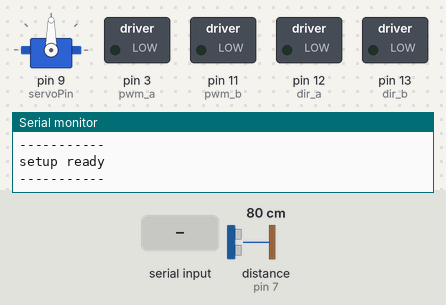
The sketch below on a simulated Arduino Uno, built with avr-gcc and run on an emulated ATmega328P. Shown: servo, switched loads named in the sketch (green lamp = pin HIGH), the last lines printed to the serial monitor. Wiring (inferred from the names in the program): ultrasonic range finder: trigger pin 7; echo pin 7. Inputs (shaded band) come from the test bench; at power-on: distance to the obstacle (sensor on pin 7) 80 cm. The echo pulse lasts 58.3 µs per cm.

Above: at 15.4 s.
15.5 s: "left\n" received over Serial
At 16.3 s:
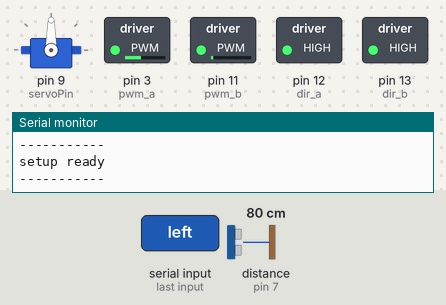
At 30.4 s:
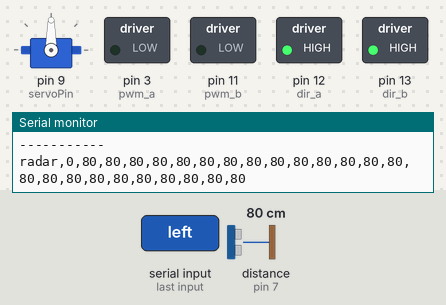
30.5 s: "right\n" received over Serial
At 31.9 s:
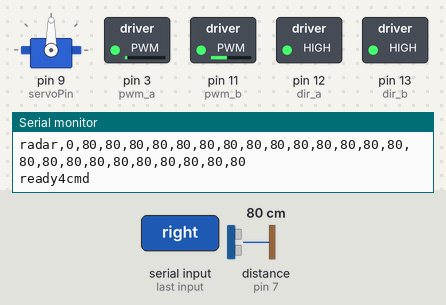
Timing chart, 0 to 34.5 s (numbered marks = the images above; inputs shaded):
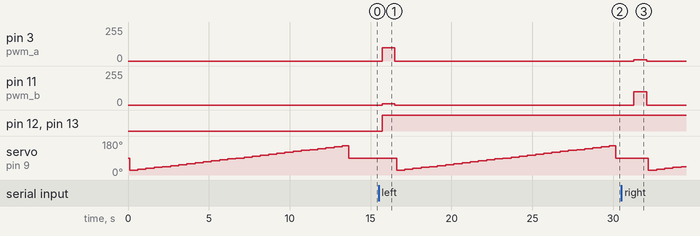

Measured:
- after the input at 15.5 s, pin 3 (pwm_a): 0/255 → 100/255 after 0.21 s, → 0/255 0.80 s later; pin 11 (pwm_b): 0/255 → 10/255 after 0.21 s, → 0/255 0.80 s later
- after the input at 30.5 s, pin 3 (pwm_a): 0/255 → 10/255 after 0.78 s, → 0/255 0.80 s later; pin 11 (pwm_b): 0/255 → 100/255 after 0.78 s, → 0/255 0.80 s later; servo on pin 9 (servoPin): 90° → 25° after 1.7 s, → 30° 0.51 s later, → 35° 0.51 s later, → 40° 0.51 s later, … (5 changes in this stretch)

The sketch:

roverXbee.ino
```cpp
#include <Servo.h>
Servo myservo;

const int servoPin = 9;
const int pwm_a = 3;   //PWM control for motor outputs 1 and 2 is on digital pin 3
const int pwm_b = 11;  //PWM control for motor outputs 3 and 4 is on digital pin 11
const int pingPin = 7;  // pinger
const int dir_a = 12;  //direction control for motor outputs 1 and 2 is on digital pin 12
const int dir_b = 13;  //direction control for motor outputs 3 and 4 is on digital pin 13
const int minRange = 30;


struct robotState {

   unsigned int turnPowerA;
   unsigned int  turnPowerB;
   unsigned int  turnDelay;
   unsigned int turnPowerASaved;
   unsigned int  turnPowerBSaved;
   unsigned int  turnDelaySaved;
   boolean overRide ;
   unsigned int rangeFront;
   int RangeArray[30];
   String lastCommand;
};
typedef struct robotState RoverData;
RoverData robot;

void setup() {

  Serial.begin(9600);;
  Serial.println("----------------- ");
  Serial.println("| starting setup  |");
  Serial.println("------------------");

  robot.overRide = false;
  myservo.attach(servoPin);
  pinMode(pwm_a, OUTPUT);  //Set control pins to be outputs
  pinMode(pwm_b, OUTPUT);

  pinMode(dir_a, OUTPUT);
  pinMode(dir_b, OUTPUT);

  setDefaults ();
  //Serial.println("sweep");
  radarSweep();
  //Serial.println("done sweep");
  //Serial.println("data");

  sendBackData ();
  //Serial.println("data done");
  Serial.println("-----------");
  Serial.println("setup ready ");
  Serial.println("-----------");

}


void loop () {
     Serial.flush();
     if (checkForCommands()) {
          //Serial.println ("Data,Good Command," + String(robot.lastCommand));
     }
     myservo.detach();
    delay(300);
}

void directionSet (char direct) {

  //radarSweep();

  if (robot.overRide) {
    //Serial.println("we have an override");
    if (robot.rangeFront <= minRange ) {

      //Serial.println("we have an override ABORT");
      Serial.println ("ALERT,Sonar, "+ String(robot.rangeFront));
      robot.overRide = false;
      return;
    }
    // Serial.println("command building now and data ");

    analogWrite(pwm_a, (robot.turnPowerA));
    analogWrite(pwm_b, (robot.turnPowerB));
    delay(robot.turnDelay); // this controls how long the command is excuted before we return control
    analogWrite(pwm_a, 0);
    analogWrite(pwm_b, 0);
    radarSweep();
    robot.overRide = false;
    //Serial.print("turn A ");
    //Serial.println(robot.turnPowerA);
    //Serial.print("turn b ");
    //Serial.println(robot.turnPowerB);
    //Serial.print(" delay ");
    //Serial.println(robot.turnDelay);
    //Serial.println("we have completed an  override");
    return;
  }


  if (robot.rangeFront <= minRange && direct == 'F') {
    Serial.println ("ALERT,Sonar, "+ String(robot.rangeFront));
    return;
  }

  //Serial.println(robot.range);
  boolean runCommand = false;
  if (direct == 'F') {
      digitalWrite(dir_a, HIGH);
      digitalWrite(dir_b, HIGH);
      robot.turnPowerA = 100;
      robot.turnPowerB = 100;
      robot.turnDelay = 2400;
      runCommand = true;
  }
  else if (direct == 'L') {
      digitalWrite(dir_a, HIGH);
      digitalWrite(dir_b, HIGH);
      robot.turnPowerA = 100;
      robot.turnPowerB = 10;
      robot.turnDelay = 800;
      runCommand = true;
  }
  else if (direct == 'R') {
      digitalWrite(dir_a, HIGH);
      digitalWrite(dir_b, HIGH);
      robot.turnPowerA = 10;
      robot.turnPowerB = 100;
      robot.turnDelay = 800;
      runCommand = true;
  }
  else if (direct == 'B') {
      digitalWrite(dir_a, LOW);
      digitalWrite(dir_b, LOW);
      robot.turnPowerA = 100;
      robot.turnPowerB = 100;
      robot.turnDelay = 2400;
      runCommand = true;
  }
  else {
      return;
  }

  if (!runCommand) {
     return;
  }
  // Serial.println("command building now and data ");
  analogWrite(pwm_a, (robot.turnPowerA));
  analogWrite(pwm_b, (robot.turnPowerB));
  delay(robot.turnDelay); // this controls how long the command is excuted before we return control
  analogWrite(pwm_a, 0);
  analogWrite(pwm_b, 0);
  radarSweep();
  return;
}

unsigned int pingArea(){
  long duration, cm;

  pinMode(pingPin, OUTPUT);   // clear the eyes
  digitalWrite(pingPin, LOW);
  delayMicroseconds(2);

  digitalWrite(pingPin, HIGH); // look
  delayMicroseconds(5);
  digitalWrite(pingPin, LOW);

  pinMode(pingPin, INPUT);  // listen
  duration = pulseIn(pingPin, HIGH);
  cm = microsecondsToCentimeters(duration);
  return cm;
}

long microsecondsToCentimeters(long microseconds){
  // The speed of sound is 340 m/s or 29 microseconds per centimeter.
  // The ping travels out and back, so to find the distance of the
  // object we take half of the distance travelled.
  return microseconds / 29 / 2;
}

boolean checkForCommands () {
  String  commandString = "";
  boolean stringCommandComplete = false;


  while (Serial.available()) {
      char inChar = Serial.read();

      if((int)inChar == 13 || (int)inChar == 10) {
         stringCommandComplete = true;
         break;
      }
      else {
          commandString +=  inChar;
      }
      delay(40);
   }
  Serial.flush();
  if (!stringCommandComplete || commandString.length() < 2) {
      return false;
  }
  else {
    //Serial.println("command to run  is " + commandString);
  }
  int testCmd = commandString.indexOf("roverdata");
  if (testCmd != -1) {
    sendBackData();
    return false;
  }
  robot.lastCommand = commandString;
  //commandString.toLowerCase();
  //Serial.println(commandString);
     int testForEngine = commandString.indexOf("engineleft:");
     if (testForEngine != -1) {
       String dataT = commandString.substring(commandString.indexOf(":") + 1);
         //Serial.println("we have a left command for the engine  " + dataT );
         robot.overRide = true;
         robot.turnPowerASaved =  robot.turnPowerA;
         robot.turnPowerA =dataT.toInt();
         if (robot.turnPowerA > 100) {
           robot.turnPowerA = 100;
         }

         return true;

     }

     testForEngine = commandString.indexOf("engineright:");
     if (testForEngine != -1) {
         String dataT = commandString.substring(commandString.indexOf(":") +1 );
         //Serial.println("we have a right command for the engine " + dataT );
         robot.overRide = true;
         robot.turnPowerBSaved =  robot.turnPowerB;
         robot.turnPowerB =dataT.toInt();
         if (robot.turnPowerB > 100) {
           robot.turnPowerB = 100;
         }
         return true;
     }

     testForEngine = commandString.indexOf("enginepower:");
     if (testForEngine != -1) {
       String dataT = commandString.substring(commandString.indexOf(":") + 1);
         //Serial.println("we have a power command for the engine   " + dataT );
         robot.overRide = true;
         robot.turnDelaySaved =  robot.turnDelay;
         robot.turnDelay =dataT.toInt();
         if (robot.turnDelay < 400) {
            robot.turnDelay = 400;
         }
         return true;
     }

  if (commandString == "left") {
        directionSet('L');
        return true;
  }
  else if (commandString == "right") {
        directionSet  ('R');
        return true;
  }
  else if (commandString == "back") {
        directionSet ('B');
        return true;
  }
  else if (commandString == "forward") {
        directionSet ('F');
        return true;
  }
  else {
      sendBackData ();
      return false;;
  }
  return false;
}

void sendRadarData () {
  Serial.print("radar,");
  for (int c = 0; c < 25; c++) {
    Serial.print(robot.RangeArray[c]);
    if (c < 24) {
     Serial.print(",");
    }
  }
  Serial.println();
}

void sendBackData () {
  String Message  =  "rover," + robot.lastCommand + "," + String(robot.turnPowerA)  + ","
  + String(robot.turnPowerB) + "," + String(robot.turnDelay) + "," + String(robot.rangeFront);
  Serial.println(Message);

}

void radarSweep () {
  // We need to save power on any given load so we detach the servo for readings and reattach servo to move it
  int pos = 0;
  int count = 1;
  for(pos = 25; pos <= 155; pos += 5) {
    //Serial.print(pos);
    // Serial.print(" ");
    myservo.attach(servoPin);
    delay (100);
    myservo.write(pos);     // tell servo to go to position in variable 'pos'
    delay(200);
    myservo.detach();
    delay(200);
    robot.RangeArray[count]  = pingArea ();
    //Serial.print(robot.RangeArray[count]);
    //Serial.print(" pos ");
    //Serial.println(pos);
    count++;
  }
  myservo.attach(servoPin);
  myservo.write(90);
  delay(200);
  myservo.detach();
  //Serial.println("servo detached");

  robot.rangeFront = robot.RangeArray[12];
  sendRadarData();
  delay(200);
  Serial.println("ready4cmd");
  delay(200);
}

void setDefaults () {
  robot.turnPowerA = 100;
  robot.turnPowerB = 100;
  robot.turnDelay = 1000;
  robot.turnPowerASaved = 0;
  robot.turnPowerBSaved = 0;
  robot.turnDelaySaved = 0;
  robot.overRide = false;
  robot.rangeFront = 10;
  robot.lastCommand = "Start Rover";
}
```
